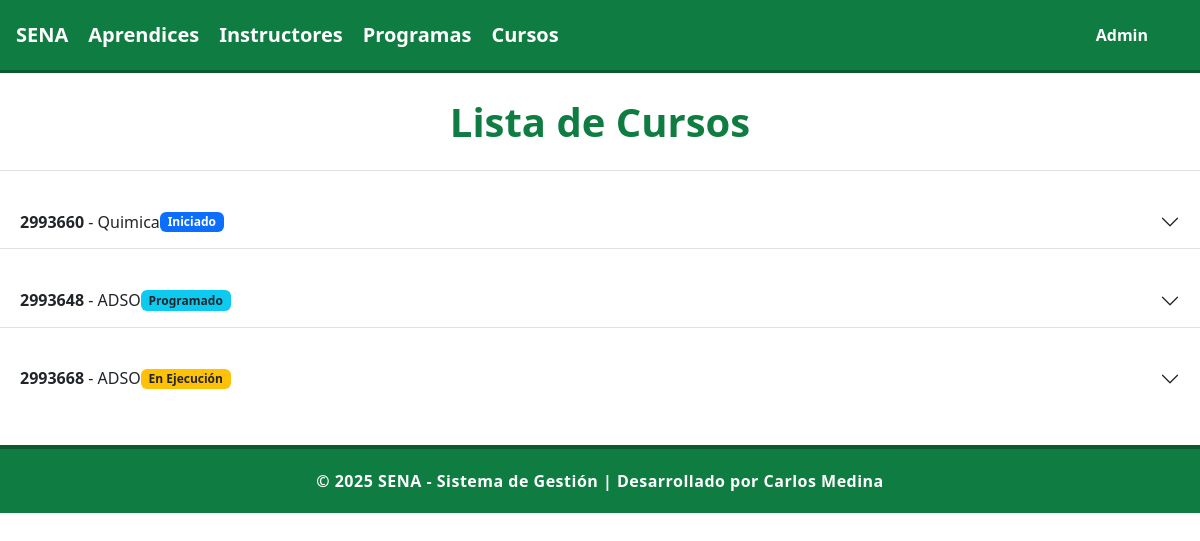
Screenshot of /cursos/ with the database file from the repository.
### cursos/models.py (models this page shows, shortened)
class Curso(models.Model):
    ESTADO_CHOICES = [
        ('PRO', 'Programado'),
        ('INI', 'Iniciado'),
        ('EJE', 'En Ejecución'),
        ('FIN', 'Finalizado'),
        ('CAN', 'Cancelado'),
        ('SUS', 'Suspendido'),
    ]
    codigo = models.CharField(max_length=30,unique=True,verbose_name="Código del Curso")
    nombre = models.CharField(max_length=200, verbose_name="Nombre del Curso")
    programa = models.ForeignKey('programas.Programa', on_delete=models.CASCADE, verbose_name="Programa de Formación")
    instructor_coordinador = models.ForeignKey('instructores.Instructor', on_delete=models.CASCADE, related_name='cursos_coordinados', verbose_name="Instructor Coordinador")
    instructores = models.ManyToManyField('instructores.Instructor', through='InstructorCurso', related_name='cursos_impartidos', verbose_name="Instructores")
    aprendices = models.ManyToManyField('aprendices.Aprendiz', through='AprendizCurso', related_name='cursos', verbose_name="Aprendices")
    fecha_inicio = models.DateField(verbose_name="Fecha de Inicio")
    fecha_fin = models.DateField(verbose_name="Fecha de Finalización")
    horario = models.CharField(max_length=100, verbose_name="Horario")
    aula = models.CharField(max_length=50, verbose_name="Aula/Ambiente")
    cupos_maximos = models.PositiveIntegerField(verbose_name="Cupos Máximos")
    estado = models.CharField(max_length=3, choices=ESTADO_CHOICES, default='PRO', verbose_name="Estado del Curso")
    observaciones = models.TextField(blank=True, null=True, verbose_name="Observaciones")
    fecha_registro = models.DateTimeField(auto_now_add=True, verbose_name="Fecha de Registro")
    class Meta:
        verbose_name = "Curso"
        verbose_name_plural = "Cursos"
        ordering = ['-fecha_inicio']
    def cupos_disponibles(self):
        return self.cupos_maximos - self.aprendices.count()
    def porcentaje_ocupacion(self):
        if self.cupos_maximos > 0:
            return (self.aprendices.count() / self.cupos_maximos) * 100
        return 0

### cursos/views.py (the view)
# urls.py: path('', include('cursos.urls')),
def cursos(request):
    mycursos = Curso.objects.all()
    template = loader.get_template('all_cursos.html')
    context = {
        'mycursos': mycursos,
    }
    return HttpResponse(template.render(context, request))

### cursos/templates/all_cursos.html (shortened to what this page needs)
{% extends "master.html" %}
{% block content %}
<div class="accordion accordion-flush mt-4" id="accordionCursos">
  <center>
      <h1 class="mb-4">Lista de Cursos</h1>
  </center>
  {% for curso in mycursos %}
  <div class="accordion-item">
    <h2 class="accordion-header" id="heading{{ forloop.counter }}">
      <button class="accordion-button collapsed d-flex justify-content-between"
              type="button"
              data-bs-toggle="collapse"
              data-bs-target="#collapse{{ forloop.counter }}"
              aria-expanded="false"
              aria-controls="collapse{{ forloop.counter }}">
          <div>
            <strong>{{ curso.codigo }}</strong> - {{ curso.nombre }}
          </div>
          <span class="badge
            {% if curso.estado == 'PRO' %} bg-info text-dark
            {% elif curso.estado == 'INI' %} bg-primary
            {% elif curso.estado == 'EJE' %} bg-warning text-dark
            {% elif curso.estado == 'FIN' %} bg-success
            {% elif curso.estado == 'CAN' %} bg-danger
            {% elif curso.estado == 'SUS' %} bg-secondary
            {% endif %}">
            {{ curso.get_estado_display }}
          </span>
      </button>
    </h2>
  </div>
  {% empty %}
    <center><h3>No hay cursos registrados</h3></center>
  {% endfor %}
</div>
{% endblock %}

### aprendices/static/mystyles.css (style rules this page uses)
body { background-color: #ffffff; font-family: "Segoe UI", Tahoma, Geneva, Verdana, sans-serif; color: #1b1b1b; margin: 0; padding: 0; }
h1, h2 { text-align: center; color: #0f7d42; margin-top: 25px; font-weight: 800; }

### aprendices/templates/master.html (style rules this page uses)
body { background-color: #ffffff; font-family: "Segoe UI", Tahoma, Geneva, Verdana, sans-serif; color: #1b1b1b; margin: 0; padding: 0; }
h1, h2 { text-align: center; color: #0f7d42; margin-top: 25px; font-weight: 800; }

### rows the page displays
Curso: codigo "2993660", nombre "Quimica", estado "Iniciado"
Curso: codigo "2993648", nombre "ADSO", estado "Programado"
Curso: codigo "2993668", nombre "ADSO", estado "En Ejecución"
